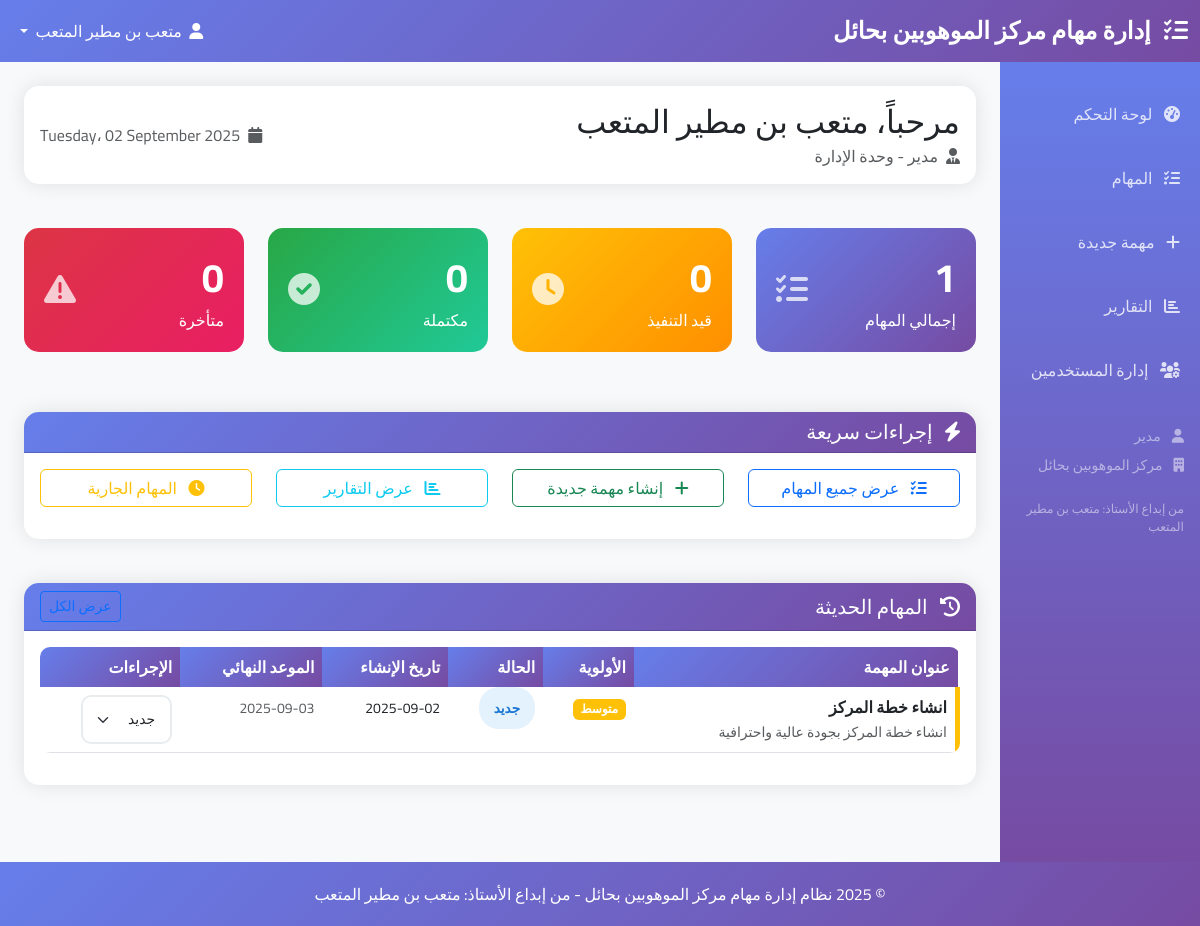
Page /dashboard (signed in) on the committed database.
### app.py (models this page shows)
class User(db.Model):
    id = db.Column(db.Integer, primary_key=True)
    username = db.Column(db.String(80), unique=True, nullable=False)
    email = db.Column(db.String(120), unique=True, nullable=False)
    password_hash = db.Column(db.String(120), nullable=False)
    full_name = db.Column(db.String(100), nullable=False)
    role = db.Column(db.String(50), nullable=False)  # مدير، وكيل، معلم موهوبين، إداري
    department = db.Column(db.String(100), nullable=False)  # وحدة العمل
    created_at = db.Column(db.DateTime, default=datetime.utcnow)
    is_active = db.Column(db.Boolean, default=True)
    assigned_tasks = db.relationship('Task', foreign_keys='Task.assigned_to', backref='assignee', lazy='dynamic')
    created_tasks = db.relationship('Task', foreign_keys='Task.created_by', backref='creator', lazy='dynamic')

class Task(db.Model):
    id = db.Column(db.Integer, primary_key=True)
    title = db.Column(db.String(200), nullable=False)
    description = db.Column(db.Text, nullable=True)
    priority = db.Column(db.String(20), nullable=False, default='متوسط')  # عالي، متوسط، منخفض
    status = db.Column(db.String(50), nullable=False, default='جديد')  # جديد، قيد التنفيذ، مكتمل، متأخر، ملغي
    department = db.Column(db.String(100), nullable=False)
    due_date = db.Column(db.DateTime, nullable=True)
    created_at = db.Column(db.DateTime, default=datetime.utcnow)
    updated_at = db.Column(db.DateTime, default=datetime.utcnow, onupdate=datetime.utcnow)
    completed_at = db.Column(db.DateTime, nullable=True)
    assigned_to = db.Column(db.Integer, db.ForeignKey('user.id'), nullable=True)
    created_by = db.Column(db.Integer, db.ForeignKey('user.id'), nullable=False)
    comments = db.relationship('TaskComment', backref='task', lazy='dynamic', cascade='all, delete-orphan')

### app.py (the view)
@app.route('/dashboard')
@login_required
def dashboard():
    user = User.query.get(session['user_id'])
    total_tasks = Task.query.filter_by(assigned_to=user.id).count()
    pending_tasks = Task.query.filter_by(assigned_to=user.id, status='قيد التنفيذ').count()
    completed_tasks = Task.query.filter_by(assigned_to=user.id, status='مكتمل').count()
    overdue_tasks = Task.query.filter(
        Task.assigned_to == user.id,
        Task.due_date < datetime.utcnow(),
        Task.status != 'مكتمل'
    ).count()
    recent_tasks = Task.query.filter_by(assigned_to=user.id).order_by(Task.created_at.desc()).limit(5).all()
    return render_template('dashboard.html',
                         user=user,
                         total_tasks=total_tasks,
                         pending_tasks=pending_tasks,
                         completed_tasks=completed_tasks,
                         overdue_tasks=overdue_tasks,
                         recent_tasks=recent_tasks)

### templates/dashboard.html (shortened to what this page needs)
{% extends "base.html" %}
{% block content %}
<div class="row mb-4">
    <div class="col-12">
        <div class="card">
            <div class="card-body">
                <div class="row align-items-center">
                    <div class="col-md-8">
                        <h2 class="mb-1">مرحباً، {{ user.full_name }}</h2>
                        <p class="text-muted mb-0">
                            <i class="fas fa-user-tie me-2"></i>{{ user.role }} - {{ user.department }}
                        </p>
                    </div>
                    <div class="col-md-4 text-end">
                        <div class="text-muted">
                        </div>
                    </div>
                </div>
            </div>
        </div>
    </div>
</div>
<div class="row mb-4">
    <div class="col-lg-3 col-md-6 mb-3">
        <div class="stats-card">
            <div class="d-flex justify-content-between align-items-center">
                <div>
                    <div class="stats-number">{{ total_tasks }}</div>
                    <div>إجمالي المهام</div>
                </div>
                <div>
                    <i class="fas fa-tasks fa-2x opacity-75"></i>
                </div>
            </div>
        </div>
    </div>
    <div class="col-lg-3 col-md-6 mb-3">
        <div class="stats-card" style="background: linear-gradient(135deg, #ffc107 0%, #ff8f00 100%);">
            <div class="d-flex justify-content-between align-items-center">
                <div>
                    <div class="stats-number">{{ pending_tasks }}</div>
                    <div>قيد التنفيذ</div>
                </div>
                <div>
                    <i class="fas fa-clock fa-2x opacity-75"></i>
                </div>
            </div>
        </div>
    </div>
    <div class="col-lg-3 col-md-6 mb-3">
        <div class="stats-card" style="background: linear-gradient(135deg, #28a745 0%, #20c997 100%);">
            <div class="d-flex justify-content-between align-items-center">
                <div>
                    <div class="stats-number">{{ completed_tasks }}</div>
                    <div>مكتملة</div>
                </div>
                <div>
                    <i class="fas fa-check-circle fa-2x opacity-75"></i>
                </div>
            </div>
        </div>
    </div>
    <div class="col-lg-3 col-md-6 mb-3">
        <div class="stats-card" style="background: linear-gradient(135deg, #dc3545 0%, #e91e63 100%);">
            <div class="d-flex justify-content-between align-items-center">
                <div>
                    <div class="stats-number">{{ overdue_tasks }}</div>
                    <div>متأخرة</div>
                </div>
                <div>
                    <i class="fas fa-exclamation-triangle fa-2x opacity-75"></i>
                </div>
            </div>
        </div>
    </div>
</div>
<div class="row mb-4">
    <div class="col-12">
        <div class="card">
            <div class="card-header">
                <h5 class="mb-0">
                    <i class="fas fa-bolt me-2"></i>
                    إجراءات سريعة
                </h5>
            </div>
            <div class="card-body">
                <div class="row">
                    <div class="col-md-3 mb-3">
                        <a href="{{ url_for('tasks') }}" class="btn btn-outline-primary w-100">
                            <i class="fas fa-tasks me-2"></i>
                            عرض جميع المهام
                        </a>
                    </div>
                    {% if session.role in ['مدير', 'وكيل'] %}
                    <div class="col-md-3 mb-3">
                        <a href="{{ url_for('new_task') }}" class="btn btn-outline-success w-100">
                            <i class="fas fa-plus me-2"></i>
                            إنشاء مهمة جديدة
                        </a>
                    </div>
                    <div class="col-md-3 mb-3">
                        <a href="{{ url_for('reports') }}" class="btn btn-outline-info w-100">
                            <i class="fas fa-chart-bar me-2"></i>
                            عرض التقارير
                        </a>
                    </div>
                    {% endif %}
                    <div class="col-md-3 mb-3">
                        <a href="{{ url_for('tasks', status='قيد التنفيذ') }}" class="btn btn-outline-warning w-100">
                            <i class="fas fa-clock me-2"></i>
                            المهام الجارية
                        </a>
                    </div>
                </div>
            </div>
        </div>
    </div>
</div>
<div class="row">
    <div class="col-12">
        <div class="card">
            <div class="card-header d-flex justify-content-between align-items-center">
                <h5 class="mb-0">
                    <i class="fas fa-history me-2"></i>
                    المهام الحديثة
                </h5>
                <a href="{{ url_for('tasks') }}" class="btn btn-sm btn-outline-primary">
                    عرض الكل
                </a>
            </div>
            <div class="card-body">
                {% if recent_tasks %}
                <div class="table-responsive">
                    <table class="table table-hover">
                        <thead>
                            <tr>
                                <th>عنوان المهمة</th>
                                <th>الأولوية</th>
                                <th>الحالة</th>
                                <th>تاريخ الإنشاء</th>
                                <th>الموعد النهائي</th>
                                <th>الإجراءات</th>
                            </tr>
                        </thead>
                        <tbody>
                            {% for task in recent_tasks %}
                            <tr class="task-priority-{{ 'high' if task.priority == 'عالي' else 'medium' if task.priority == 'متوسط' else 'low' }}">
                                <td>
                                    <strong>{{ task.title }}</strong>
                                    {% if task.description %}
                                    <br><small class="text-muted">{{ task.description[:50] }}{% if task.description|length > 50 %}...{% endif %}</small>
                                    {% endif %}
                                </td>
                                <td>
                                    <span class="badge bg-{{ 'danger' if task.priority == 'عالي' else 'warning' if task.priority == 'متوسط' else 'success' }}">
                                        {{ task.priority }}
                                    </span>
                                </td>
                                <td>
                                    <span class="status-badge status-{{ 'new' if task.status == 'جديد' else 'progress' if task.status == 'قيد التنفيذ' else 'completed' if task.status == 'مكتمل' else 'overdue' }}">
                                        {{ task.status }}
                                    </span>
                                </td>
                                <td>
                                    <small>{{ task.created_at.strftime('%Y-%m-%d') }}</small>
                                </td>
                                <td>
                                    {% if task.due_date %}
                                    <small class="{{ 'text-danger' if task.due_date < datetime.utcnow() and task.status != 'مكتمل' else 'text-muted' }}">
                                        {{ task.due_date.strftime('%Y-%m-%d') }}
                                    </small>
                                    {% else %}
                                    <small class="text-muted">غير محدد</small>
                                    {% endif %}
                                </td>
                                <td>
                                    {% if task.status != 'مكتمل' %}
                                    <form method="POST" action="{{ url_for('update_task_status', task_id=task.id) }}" class="d-inline">
                                        <select name="status" class="form-select form-select-sm d-inline-block w-auto" onchange="this.form.submit()">
                                            <option value="جديد" {{ 'selected' if task.status == 'جديد' else '' }}>جديد</option>
                                        </select>
                                    </form>
                                    {% else %}
                                    <span class="text-success">
                                        <i class="fas fa-check-circle"></i>
                                    </span>
                                    {% endif %}
                                </td>
                            </tr>
                            {% endfor %}
                        </tbody>
                    </table>
                </div>
                {% endif %}
            </div>
        </div>
    </div>
</div>
{% endblock %}

### templates/base.html (shortened to what this page needs)
<!DOCTYPE html>
<html lang="ar" dir="rtl">
<head>
    <link href="https://cdn.jsdelivr.net/npm/bootstrap@5.3.0/dist/css/bootstrap.rtl.min.css" rel="stylesheet">
    <link href="https://cdnjs.cloudflare.com/ajax/libs/font-awesome/6.0.0/css/all.min.css" rel="stylesheet">
</head>
<body>
    <nav class="navbar navbar-expand-lg navbar-dark" style="background: linear-gradient(135deg, #667eea 0%, #764ba2 100%);">
        <div class="container-fluid">
            <a class="navbar-brand" href="{{ url_for('dashboard') }}">
                <i class="fas fa-tasks me-2"></i>
                إدارة مهام مركز الموهوبين بحائل
            </a>
            {% if session.user_id %}
            <div class="navbar-nav ms-auto">
                <div class="nav-item dropdown">
                    <a class="nav-link dropdown-toggle text-white" href="#" role="button" data-bs-toggle="dropdown">
                        <i class="fas fa-user me-1"></i>
                        {{ session.full_name }}
                    </a>
                </div>
            </div>
            {% endif %}
        </div>
    </nav>
    <div class="container-fluid">
        <div class="row">
            {% if session.user_id %}
            <div class="col-md-3 col-lg-2 px-0">
                <div class="sidebar">
                    <nav class="nav flex-column">
                        <a class="nav-link" href="{{ url_for('dashboard') }}">
                            <i class="fas fa-tachometer-alt me-2"></i>
                            لوحة التحكم
                        </a>
                        <a class="nav-link" href="{{ url_for('tasks') }}">
                            <i class="fas fa-tasks me-2"></i>
                            المهام
                        </a>
                        {% if session.role in ['مدير', 'وكيل'] %}
                        <a class="nav-link" href="{{ url_for('new_task') }}">
                            <i class="fas fa-plus me-2"></i>
                            مهمة جديدة
                        </a>
                        <a class="nav-link" href="{{ url_for('reports') }}">
                            <i class="fas fa-chart-bar me-2"></i>
                            التقارير
                        </a>
                        {% endif %}
                        {% if session.role == 'مدير' %}
                        <a class="nav-link" href="{{ url_for('manage_users') }}">
                            <i class="fas fa-users-cog me-2"></i>
                            إدارة المستخدمين
                        </a>
                        {% endif %}
                    </nav>
                    <div class="mt-4 px-3">
                        <div class="text-white-50 small">
                            <div class="mb-2">
                                <i class="fas fa-user me-2"></i>
                                {{ session.role }}
                            </div>
                            <div class="mb-2">
                                <i class="fas fa-building me-2"></i>
                                مركز الموهوبين بحائل
                            </div>
                            <div class="small text-white-50 mt-4">
                                من إبداع الأستاذ: متعب بن مطير المتعب
                            </div>
                        </div>
                    </div>
                </div>
            </div>
            <div class="col-md-9 col-lg-10">
                <div class="container-fluid py-4">
            {% else %}
            <div class="col-12">
                <div class="container py-4">
            {% endif %}
                    {% block content %}{% endblock %}
                </div>
            </div>
        </div>
    </div>
    <footer class="footer mt-auto">
        <div class="container">
            <div class="row">
                <div class="col-12">
                    <p class="mb-0">
                        &copy; 2025 نظام إدارة مهام مركز الموهوبين بحائل - من إبداع الأستاذ: متعب بن مطير المتعب
                    </p>
                </div>
            </div>
        </div>
    </footer>
</body>
</html>

### rows in the picture
User: full_name "متعب بن مطير المتعب", role "مدير", department "وحدة الإدارة"
Task: title "انشاء خطة المركز", description "انشاء خطة المركز بجودة عالية واحترافية", priority "متوسط", status "جديد", created_at "2025-09-02", due_date "2025-09-03"

### other values in the picture
{{ total_tasks }} "1"
{{ pending_tasks }} "0"
{{ completed_tasks }} "0"
{{ overdue_tasks }} "0"
